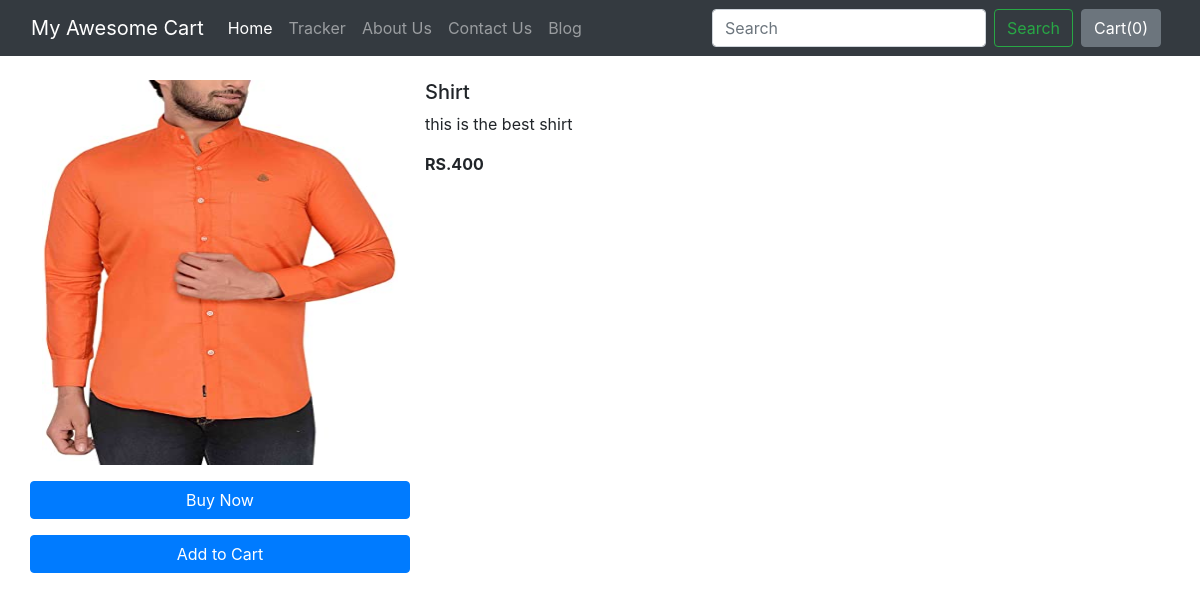
The app's page /shop/products/15 with its own data.
### shop/models.py (models this page shows)
class Product(models.Model):
    product_id= models.AutoField
    product_name= models.CharField(max_length=50)
    category=models.CharField(max_length=50, default="")
    subcategory=models.CharField(max_length=50,default="")
    price=models.IntegerField(default=0)
    desc= models.CharField(max_length=300)
    pub_date = models.DateField()
    image=models.ImageField(upload_to="shop/images",default="")
    def __str__(self):
        return self.product_name

### shop/views.py (the view)
# urls.py: path('products/<int:myid>', views.prodview,name="Product view"),
def prodview(request,myid):
    product=Product.objects.filter(id=myid)
    print(product)
    return render(request, 'shop/prodview.html',{'product':product[0]})

### shop/templates/shop/prodview.html (shortened to what this page needs)
{% extends 'shop/basic.html' %}
{% block body %}
<div class="container my-4">
    <div class="row">
        <div class="col-md-4">
            <div class="row">
                <img src="/media/{{product.image}}" width="233px" height="385px">
            </div>
            <div class="row">
                <button  class="btn btn-primary my-3">Buy Now</button><br>
                <button  class="btn btn-primary">Add to Cart</button>
            </div>
        </div>
        <div class="col-md-8">
            <h5>{{product.product_name}}</h5>
            <p>{{product.desc}}</p>
            <p><b>RS.{{product.price}}</b></p>
        </div>
    </div>
</div>
{% endblock %}

### records on screen
Product: image (picture), product_name "Shirt", desc "this is the best shirt", price "400"
